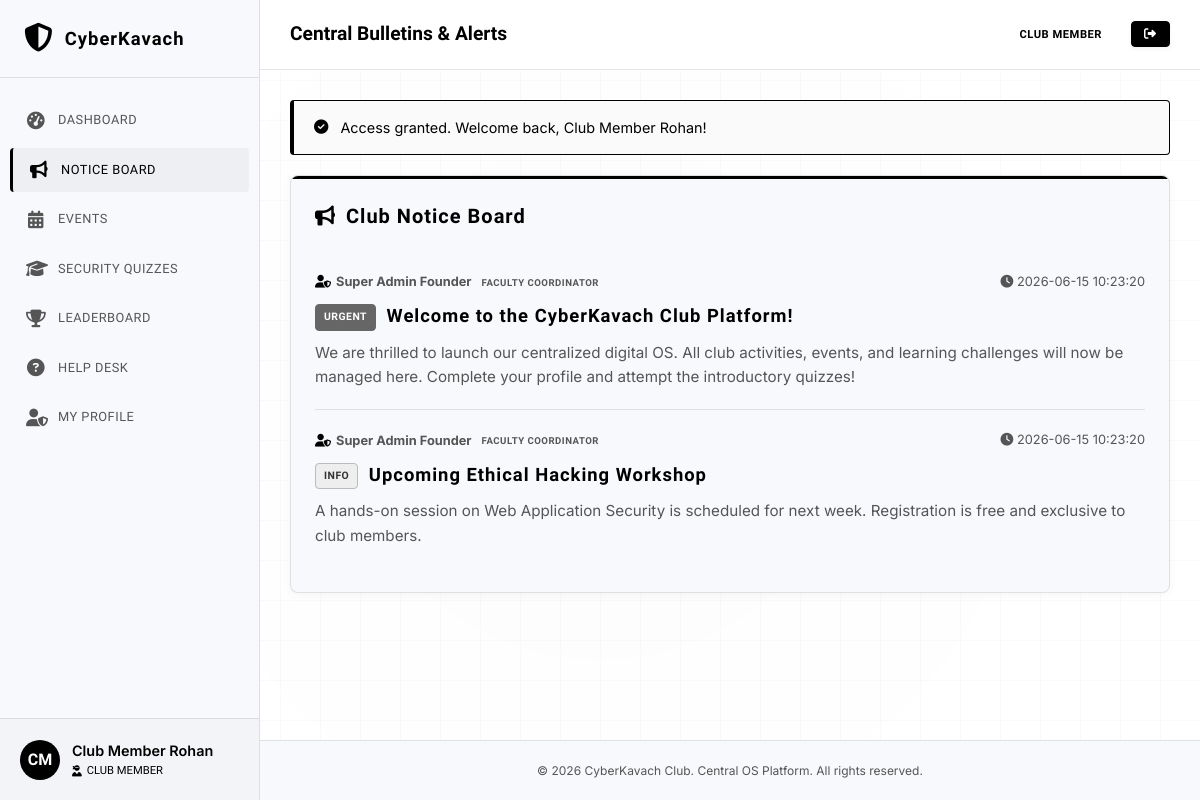
/announcements.php (signed in), run on the app's committed database.
### tables this page shows
CREATE TABLE announcements (
            id INTEGER PRIMARY KEY AUTOINCREMENT,
            title TEXT NOT NULL,
            content TEXT NOT NULL,
            priority TEXT NOT NULL DEFAULT 'Low', -- Low, Medium, High
            created_by INTEGER,
            created_at DATETIME DEFAULT CURRENT_TIMESTAMP,
            FOREIGN KEY (created_by) REFERENCES users(id) ON DELETE SET NULL
        );

CREATE TABLE users (
            id INTEGER PRIMARY KEY AUTOINCREMENT,
            name TEXT NOT NULL,
            email TEXT NOT NULL UNIQUE,
            password TEXT NOT NULL,
            role TEXT NOT NULL DEFAULT 'Member',
            points INTEGER DEFAULT 0,
            status TEXT NOT NULL DEFAULT 'Pending',
            created_at DATETIME DEFAULT CURRENT_TIMESTAMP
        );

### config.php (called while the page is built, shortened)
<?php
function sanitize($data) {
    return htmlspecialchars(trim($data), ENT_QUOTES, 'UTF-8');
}
function get_flash_message() {
    if (isset($_SESSION['flash'])) {
        $flash = $_SESSION['flash'];
        return $flash;
    }
    return null;
}
function is_logged_in() {
    return isset($_SESSION['user_id']);
}
function get_user_role() {
    return $_SESSION['user_role'] ?? null;
}
function has_role($role) {
    $current_role = get_user_role();
    if ($role === 'Admin') {
        return $current_role === 'Faculty Coordinator';
    }
    if ($role === 'Core') {
        return in_array($current_role, ['Faculty Coordinator', 'Student Coordinator']);
    }
    $roles_hierarchy = [
        'Student/Participant' => 1,
        'Club Member'         => 2,
        'Social Media Coord.' => 3,
        'Content Coordinator' => 4,
        'Tech Coordinator'    => 5,
        'Student Coordinator' => 6,
        'Faculty Coordinator' => 7
    ];
    $current_weight = $roles_hierarchy[$current_role] ?? 0;
    $required_weight = $roles_hierarchy[$role] ?? 0;
    return $current_weight >= $required_weight;
}
?>

### announcements.php (the view, shortened to what this page needs)
<?php
$page_heading = 'Central Bulletins & Alerts';
require_once __DIR__ . '/config.php';
require_once __DIR__ . '/db.php';
try {
    $stmt = $db->query("
        SELECT a.*, u.name as author_name, u.role as author_role
        FROM announcements a
        LEFT JOIN users u ON a.created_by = u.id
        ORDER BY
            CASE a.priority
                WHEN 'High' THEN 1
                WHEN 'Medium' THEN 2
                WHEN 'Low' THEN 3
            END ASC,
            a.created_at DESC
    ");
    $all_notices = $stmt->fetchAll();
} catch (PDOException $e) {
    $all_notices = [];
}
include __DIR__ . '/includes/header.php';
?>
<div class="dashboard-layout" style="grid-template-columns: <?php echo has_role('Core') ? '1.2fr 0.8fr' : '1fr'; ?>;">
    <div>
        <div class="card">
            <h3 class="card-title text-cyan"><i class="fa-solid fa-bullhorn"></i> Club Notice Board</h3>
            <?php if (!empty($all_notices)): ?>
                <div class="notice-feed" style="margin-top: 20px;">
                    <?php foreach ($all_notices as $notice): ?>
                        <div class="notice-item" style="padding: 20px 0;">
                            <div class="notice-meta" style="font-size: 0.8rem; margin-bottom: 8px;">
                                <span style="display: inline-flex; align-items: center; gap: 5px;">
                                    <i class="fa-solid fa-user-shield text-cyan"></i>
                                    <strong><?php echo sanitize($notice['author_name'] ?? 'Admin'); ?></strong>
                                    <span class="badge badge-<?php echo strtolower($notice['author_role'] ?? 'Admin'); ?>" style="font-size: 0.6rem; padding: 2px 4px;">
                                        <?php echo sanitize($notice['author_role'] ?? 'Admin'); ?>
                                    </span>
                                </span>
                                <span><i class="fa-solid fa-clock"></i> <?php echo sanitize($notice['created_at']); ?></span>
                            </div>
                            <h4 class="notice-title" style="font-size: 1.15rem; display: flex; align-items: center; justify-content: space-between; gap: 10px;">
                                <span>
                                    <?php if ($notice['priority'] === 'High'): ?>
                                        <span class="badge badge-status-suspended" style="font-size: 0.65rem; vertical-align: middle; margin-right: 5px;">URGENT</span>
                                    <?php elseif ($notice['priority'] === 'Medium'): ?>
                                        <span class="badge badge-status-pending" style="font-size: 0.65rem; vertical-align: middle; margin-right: 5px;">INFO</span>
                                    <?php endif; ?>
                                    <?php echo sanitize($notice['title']); ?>
                                </span>
                            </h4>
                            <p style="color: var(--text-muted); font-size: 0.95rem; margin-top: 10px; line-height: 1.6; white-space: pre-wrap;"><?php echo sanitize($notice['content']); ?></p>
                        </div>
                    <?php endforeach; ?>
                </div>
            <?php endif; ?>
        </div>
    </div>
</div>
<?php include __DIR__ . '/includes/footer.php'; ?>

### includes/header.php (shortened to what this page needs)
<?php
require_once __DIR__ . '/../config.php';
?>
<!DOCTYPE html>
<html lang="en">
<head>
    <link rel="stylesheet" href="style.css">
    <link rel="stylesheet" href="https://cdnjs.cloudflare.com/ajax/libs/font-awesome/6.4.0/css/all.min.css">
</head>
<body>
<?php if (is_logged_in()): ?>
<div class="app-container">
    <?php include __DIR__ . '/sidebar.php'; ?>
    <div class="main-wrapper">
        <header class="topbar">
            <div style="display: flex; align-items: center; gap: 15px;">
                <div class="topbar-title"><?php echo sanitize($page_heading ?? 'Dashboard'); ?></div>
            </div>
            <div class="topbar-actions">
                <div class="badge <?php echo 'badge-' . strtolower(get_user_role()); ?>">
                    <?php echo get_user_role(); ?>
                </div>
                <a href="logout.php" class="btn btn-primary" style="padding: 6px 12px; font-size: 0.75rem;">
                    <i class="fa-solid fa-right-from-bracket"></i>
                </a>
            </div>
        </header>
        <main class="content-body">
            <?php $flash = get_flash_message(); if ($flash): ?>
                <div class="alert alert-<?php echo $flash['type']; ?>">
                    <i class="fa-solid <?php
                        echo $flash['type'] === 'success' ? 'fa-circle-check' :
                            ($flash['type'] === 'error' ? 'fa-circle-xmark' : 'fa-circle-exclamation');
                    ?>"></i>
                    <span><?php echo sanitize($flash['message']); ?></span>
                </div>
            <?php endif; ?>
<?php endif; ?>

### includes/sidebar.php (shortened to what this page needs)
<?php
require_once __DIR__ . '/../config.php';
$current_page = basename($_SERVER['PHP_SELF']);
$user_name = $_SESSION['user_name'] ?? 'Guest';
$user_role = get_user_role();
$initials = '';
$words = explode(' ', $user_name);
foreach ($words as $w) {
    $initials .= strtoupper($w[0] ?? '');
}
$initials = substr($initials, 0, 2);
?>
<aside class="sidebar" id="appSidebar">
    <div class="sidebar-logo">
        <i class="fa-solid fa-shield-halved text-cyan" style="font-size: 1.8rem;"></i>
        <span class="sidebar-logo-text">CyberKavach</span>
    </div>
    <ul class="sidebar-menu">
        <li class="sidebar-item <?php echo $current_page === 'dashboard.php' ? 'active' : ''; ?>">
            <a href="dashboard.php" class="sidebar-link">
                <i class="fa-solid fa-gauge-high"></i>
                <span>Dashboard</span>
            </a>
        </li>
        <li class="sidebar-item <?php echo $current_page === 'announcements.php' ? 'active' : ''; ?>">
            <a href="announcements.php" class="sidebar-link">
                <i class="fa-solid fa-bullhorn"></i>
                <span>Notice Board</span>
            </a>
        </li>
        <li class="sidebar-item <?php echo $current_page === 'events.php' ? 'active' : ''; ?>">
            <a href="events.php" class="sidebar-link">
                <i class="fa-solid fa-calendar-days"></i>
                <span>Events</span>
            </a>
        </li>
        <li class="sidebar-item <?php echo $current_page === 'quizzes.php' ? 'active' : ''; ?>">
            <a href="quizzes.php" class="sidebar-link">
                <i class="fa-solid fa-graduation-cap"></i>
                <span>Security Quizzes</span>
            </a>
        </li>
        <li class="sidebar-item <?php echo $current_page === 'leaderboard.php' ? 'active' : ''; ?>">
            <a href="leaderboard.php" class="sidebar-link">
                <i class="fa-solid fa-trophy"></i>
                <span>Leaderboard</span>
            </a>
        </li>
        <li class="sidebar-item <?php echo $current_page === 'tickets.php' ? 'active' : ''; ?>">
            <a href="tickets.php" class="sidebar-link">
                <i class="fa-solid fa-circle-question"></i>
                <span>Help Desk</span>
            </a>
        </li>
        <li class="sidebar-item <?php echo $current_page === 'profile.php' ? 'active' : ''; ?>">
            <a href="profile.php" class="sidebar-link">
                <i class="fa-solid fa-user-shield"></i>
                <span>My Profile</span>
            </a>
        </li>
    </ul>
    <div class="sidebar-user">
        <div class="sidebar-avatar">
            <?php echo sanitize($initials); ?>
        </div>
        <div class="sidebar-user-info">
            <div class="sidebar-user-name" title="<?php echo sanitize($user_name); ?>">
                <?php echo sanitize($user_name); ?>
            </div>
            <div class="sidebar-user-role">
                <i class="fa-solid <?php
                    echo $user_role === 'Faculty Coordinator' ? 'fa-key text-pink' :
                        ($user_role === 'Student Coordinator' ? 'fa-star text-purple' :
                        ($user_role === 'Tech Coordinator' ? 'fa-microchip text-cyan' :
                        ($user_role === 'Content Coordinator' ? 'fa-pen-nib text-cyan' :
                        ($user_role === 'Social Media Coord.' ? 'fa-share-nodes text-warning' :
                        ($user_role === 'Club Member' ? 'fa-user-ninja text-success' : 'fa-user text-muted')))));
                ?>"></i>
                <span><?php echo $user_role; ?></span>
            </div>
        </div>
    </div>
</aside>

### includes/footer.php (shortened to what this page needs)
<?php if (is_logged_in()): ?>
        </main>
        <footer style="padding: 20px 30px; text-align: center; font-size: 0.75rem; color: var(--text-muted); border-top: 1px solid var(--border-glow); background: var(--bg-surface);">
            &copy; <?php echo date('Y'); ?> CyberKavach Club. Central OS Platform. All rights reserved.
        </footer>
    </div>
</div>
<?php endif; ?>
</body>
</html>

### data on the page
announcements: created_by.name "Super Admin Founder", created_by.role "FACULTY COORDINATOR", created_at "2026-06-15 10:23:20", priority "URGENT", title "Welcome to the CyberKavach Club Platform!", content "We are thrilled to launch our centralized digital OS. All club activities, events, and learning challenges will now be managed here. Complete your profile and attempt the introductory quizzes!"
announcements: created_by.name "Super Admin Founder", created_by.role "FACULTY COORDINATOR", created_at "2026-06-15 10:23:20", priority "INFO", title "Upcoming Ethical Hacking Workshop", content "A hands-on session on Web Application Security is scheduled for next week. Registration is free and exclusive to club members."

### other printed values
$initials "CM"
$user_name "Club Member Rohan"
$user_role "CLUB MEMBER"
$page_heading "Central Bulletins & Alerts"
get_user_role() "CLUB MEMBER"
$flash['message'] "Access granted. Welcome back, Club Member Rohan!"
